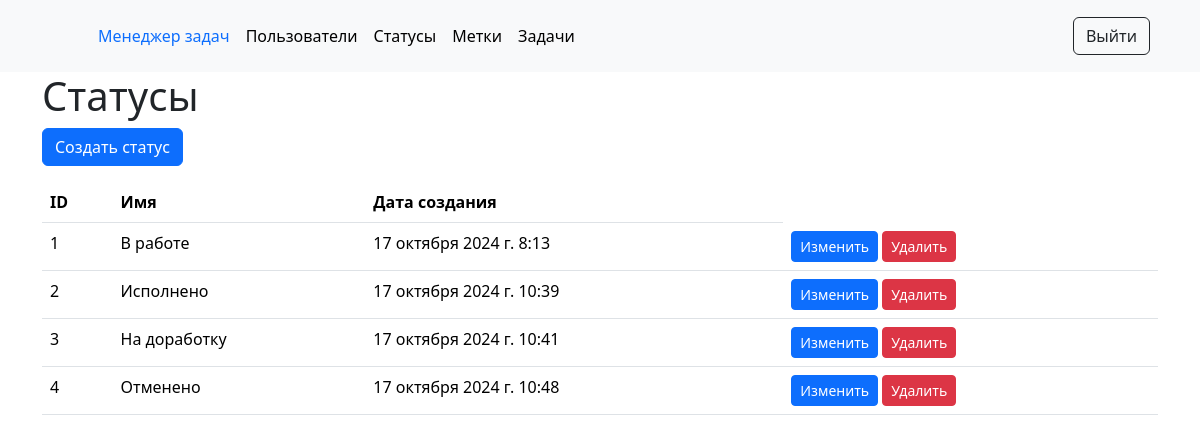
Page /statuses/ (signed in) on the earlier database version.
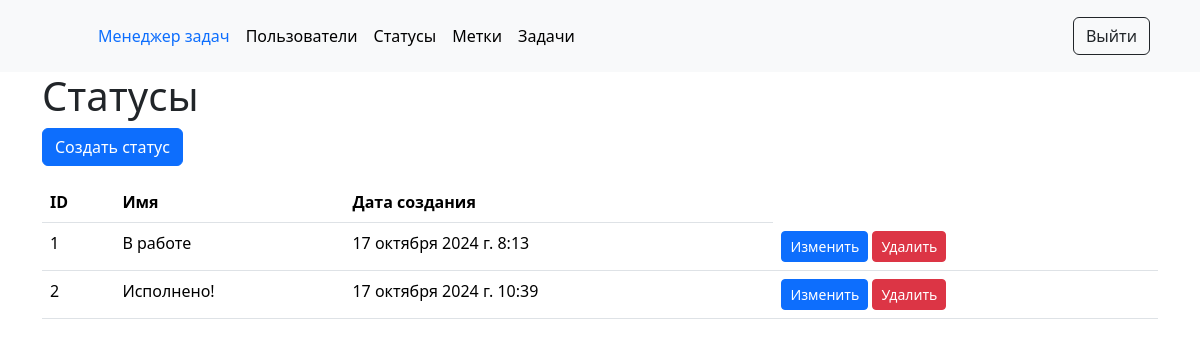
Same page on the later database version.
### task_manager/statuses/models.py (models this page shows, shortened)
class Status(models.Model):
    name = models.CharField(max_length=255,
                            unique=True,
                            verbose_name=gettext("Name"))
    created_at = models.DateTimeField(auto_now_add=True)

### task_manager/statuses/views.py (the view)
# urls.py: path('', views.statuses_list, name='statuses_list'),
@login_required
def statuses_list(request):
    statuses = Status.objects.all()
    return render(request,
                  'statuses/statuses_list.html',
                  {'statuses': statuses})

### task_manager/templates/statuses/statuses_list.html
{% extends "base.html" %}
{% load i18n %}
{% block content %}
<div class="container">
    <h1>{% translate "Statuses" %}</h1>
    <a href="{% url 'status_create' %}" class="btn btn-primary">{% translate "Create status" %}</a>
    <table class="table mt-3">
        <thead>
            <tr>
                <th>ID</th>
                <th>{% translate "Name" %}</th>
                <th>{% translate "Creation date" %}</th>
            </tr>
        </thead>
        <tbody>
            {% for status in statuses %}
                <tr>
                    <td>{{ status.id }}</td>
                    <td>{{ status.name }}</td>
                    <td>{{ status.created_at }}</td>
                    <td>
                        <a href="{% url 'status_update' status.id %}" class="btn btn-primary btn-sm">{% translate "Edit" %}</a>
                        <a href="{% url 'status_delete' status.id %}" class="btn btn-danger btn-sm">{% translate "Delete" %}</a>
                    </td>
                </tr>
            {% endfor %}
        </tbody>
    </table>
</div>
{% endblock %}

### task_manager/templates/base.html (shortened to what this page needs)
<!DOCTYPE html>
<html lang="en">
<head>
    {% load django_bootstrap5 %}
    {% bootstrap_css %}
    {% load i18n %}
</head>
<body>
    <header class="p-3 bg-light text-white">
        <div class="container">
            <div class="d-flex flex-wrap align-items-center justify-content-center justify-content-lg-start">
                <a href="/" class="d-flex align-items-center mb-2 mb-lg-0 text-white text-decoration-none">
                    <svg class="bi me-2" width="40" height="32" role="img" aria-label="Bootstrap"><use xlink:href="#bootstrap"/></svg>
                </a>
                <ul class="nav col-12 col-lg-auto me-lg-auto mb-2 justify-content-center mb-md-0">
                    <li><a href="/" class="nav-link px-2 text-primary">{% translate "Task manager" %}</a></li>
                    <li><a href="/users/" class="nav-link px-2 text-black">{% translate "Users" %}</a></li>
                    {% if user.is_authenticated %}
                        <li><a href="/statuses/" class="nav-link px-2 text-black">{% translate "Statuses" %}</a></li>
                        <li><a href="/tags/" class="nav-link px-2 text-black">{% translate "Tags" %}</a></li>
                        <li><a href="/tasks/" class="nav-link px-2 text-black">{% translate "Tasks" %}</a></li>
                    {% endif %}
                </ul>
                <div class="text-end">
                    {% if user.is_authenticated %}
                        <a href="{% url 'logout' %}"><button type="button" class="btn btn-outline-dark me-2">{% translate "Logout" %}</button></a>
                    {% else %}
                        <a href="{% url 'login' %}"><button type="button" class="btn btn-outline-dark me-2">{% translate "Login" %}</button></a>
                        <a href="{% url 'signup' %}" class="btn btn-warning"><button type="button" class="btn btn-warning">{% translate "Sign-up" %}</button></a>
                    {% endif %}
                </div>
            </div>
        </div>
    </header>
    {% block content %}{% endblock %}
</body>
</html>

Differences in the rows shown:
removed Status: id "3", name "На доработку", created_at "17 октября 2024 г. 10:41"
removed Status: id "4", name "Отменено", created_at "17 октября 2024 г. 10:48"
changed Status id 2: name "Исполнено" → "Исполнено!"
